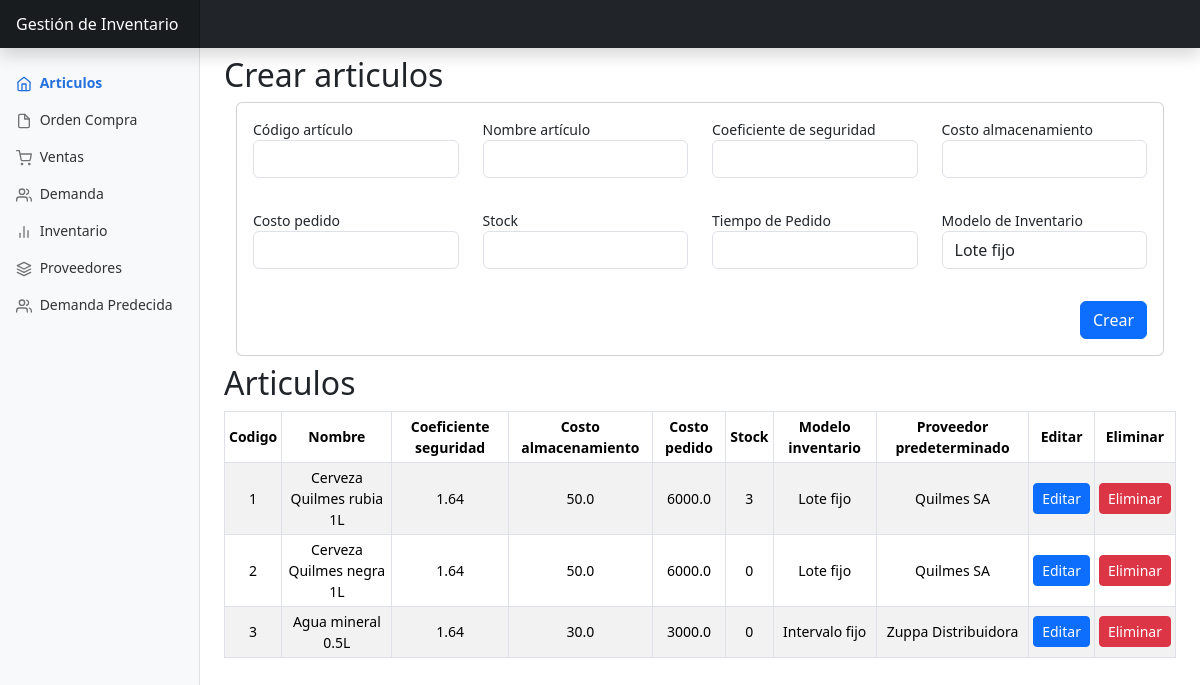
Page /articulos/ on the committed database.
### app/models.py (models this page shows, shortened)
class Articulo(db.Model):
    __tablename__ = 'articulo'
    id = db.Column(db.Integer, primary_key=True)
    codigo_articulo = db.Column(db.Integer, unique=True, nullable=False)
    nombre_articulo = db.Column(db.String(100), nullable=False)
    coeficiente_seguridad = db.Column(db.Float, nullable=False)
    costo_almacenamiento = db.Column(db.Float, nullable=False)
    costo_de_pedido = db.Column(db.Float, nullable=False)
    stock = db.Column(db.Integer, nullable=False)
    tiempo_de_pedido = db.Column(db.Integer)
    modelo_inventario_id = db.Column(db.Integer, db.ForeignKey('modelo_inventario.id'), nullable=False)
    detalle_proveedor_predeterminado_id = db.Column(db.Integer, db.ForeignKey('detalle_proveedor.id'))
    detalle_proveedor_predeterminado = db.relationship('DetalleProveedor', foreign_keys=[detalle_proveedor_predeterminado_id], backref='articulo_predeterminado', uselist=False)
    detalles_proveedor = db.relationship('DetalleProveedor', backref='articulo', foreign_keys='DetalleProveedor.articulo_id')
    ordenes_compra = db.relationship ('OrdenCompra',backref='articulo',lazy='dynamic')

class ModeloInventario(db.Model):
    __tablename__ = 'modelo_inventario'
    id = db.Column(db.Integer, primary_key=True)
    nombre = db.Column(db.String(100), nullable=False)
    articulos=db.relationship('Articulo', lazy='dynamic',backref='modelo_inventario')

class Proveedor(db.Model):
    __tablename__ = 'proveedor'
    id = db.Column(db.Integer, primary_key=True)
    nombre = db.Column(db.String(100), nullable=False)
    detalles_proveedor=db.relationship('DetalleProveedor',lazy='dynamic',backref='proveedor')

### app/views/articulos.py (the view, shortened to what this page needs)
@bp.route('/', methods=['GET', 'POST'])
def get_articulos():
    form_articulo_crear = ArticuloFormCrear()
    form_articulos_editar= ArticuloFormEditar()
    form_articulo_crear.modelo_inventario_id.choices = [(m.id, m.nombre) for m in ModeloInventario.query.all()]
    if form_articulo_crear.errors:
        flash(f'Errores en el formulario: {form_articulo_crear.errors}', 'danger')
        print("Errores del formulario:", form_articulo_crear.errors)
    articulos = Articulo.query.all()
    return render_template('articulos/index.html', articulos=articulos, form_articulo_crear=form_articulo_crear,form_articulos_editar=form_articulos_editar)

### app/forms.py
class ArticuloFormCrear(FlaskForm):
    codigo_articulo = IntegerField('Código artículo', validators=[DataRequired(), NumberRange(min=1)])
    nombre_articulo = StringField('Nombre artículo', validators=[DataRequired()])
    coeficiente_seguridad = FloatField('Coeficiente de seguridad', validators=[DataRequired(), NumberRange(min=0)])
    costo_almacenamiento = FloatField('Costo almacenamiento', validators=[DataRequired(), NumberRange(min=0)])
    costo_de_pedido = FloatField('Costo pedido', validators=[DataRequired(), NumberRange(min=0)])
    stock = IntegerField('Stock', validators=[NumberRange(min=0)])
    tiempo_de_pedido = IntegerField('Tiempo de Pedido', validators=[NumberRange(min=0)])
    modelo_inventario_id = SelectField('Modelo de Inventario', coerce=int, validators=[DataRequired()])
    submit = SubmitField('Crear')

class ArticuloFormEditar(FlaskForm):
    codigo_articulo = IntegerField('Código artículo', validators=[DataRequired(), NumberRange(min=1)])
    nombre_articulo = StringField('Nombre artículo', validators=[DataRequired()])
    coeficiente_seguridad = FloatField('Coeficiente de seguridad', validators=[DataRequired(), NumberRange(min=0)])
    costo_almacenamiento = FloatField('Costo almacenamiento', validators=[DataRequired(), NumberRange(min=0)])
    costo_de_pedido = FloatField('Costo pedido', validators=[DataRequired(), NumberRange(min=0)])
    stock = IntegerField('Stock', validators=[NumberRange(min=0)])
    tiempo_de_pedido = IntegerField('Tiempo de Pedido', validators=[NumberRange(min=0)])
    modelo_inventario_id = SelectField('Modelo de Inventario', coerce=int, validators=[DataRequired()])
    detalle_proveedor_predeterminado_id=SelectField('Proveedor predeterminado', coerce=int, validators=[DataRequired()])
    submit = SubmitField('Crear')

### app/templates/articulos/index.html (shortened to what this page needs)
{% extends 'base.html' %}
{% block body %}
<h2 class="mt-2">Crear articulos</h2>
<div class="container">
  <div class="card">
      <div class="card-body">
        <form method="POST">
          <div class="row mb-3">
            <div class="col">
              <label>{{ form_articulo_crear.codigo_articulo.label }}</label>
              {{ form_articulo_crear.codigo_articulo(class="form-control mb-3") }}
            </div>
            <div class="col">
              <label>{{ form_articulo_crear.nombre_articulo.label }}</label>
              {{ form_articulo_crear.nombre_articulo(class="form-control mb-3") }}
            </div>
            <div class="col">
              <label>{{ form_articulo_crear.coeficiente_seguridad.label }}</label>
              {{ form_articulo_crear.coeficiente_seguridad(class="form-control mb-3") }}
            </div>
            <div class="col">
              <label>{{ form_articulo_crear.costo_almacenamiento.label }}</label>
              {{ form_articulo_crear.costo_almacenamiento(class="form-control mb-3") }}
            </div>
          </div>
          <div class="row mb-3">
            <div class="col">
              <label>{{ form_articulo_crear.costo_de_pedido.label }}</label>
              {{ form_articulo_crear.costo_de_pedido(class="form-control mb-3") }}
            </div>
            <div class="col">
              <label>{{ form_articulo_crear.stock.label }}</label>
              {{ form_articulo_crear.stock(class="form-control mb-3") }}
            </div>
            <div class="col">
              <label>{{ form_articulo_crear.tiempo_de_pedido.label }}</label>
              {{ form_articulo_crear.tiempo_de_pedido(class="form-control mb-3") }}
            </div>
            <div class="col">
              <label>{{ form_articulo_crear.modelo_inventario_id.label }}</label>
              {{ form_articulo_crear.modelo_inventario_id(class="form-control mb-3") }}
            </div>
          </div>
          <div class="col d-flex justify-content-end">
            {{ form_articulo_crear.submit(class="btn btn-primary") }}
          </div>
        </form>
      </div>
  </div>
</div>
<h2 class="mt-2">Articulos</h2>
<div class="table-responsive">
  <table class="table table-striped table-sm table-bordered">
    <thead>
      <tr>
        <th scope="col" class="text-center align-middle">Codigo</th>
        <th scope="col" class="text-center align-middle">Nombre</th>
        <th scope="col" class="text-center align-middle">Coeficiente seguridad</th>
        <th scope="col" class="text-center align-middle">Costo almacenamiento</th>
        <th scope="col" class="text-center align-middle">Costo pedido</th>
        <th scope="col" class="text-center align-middle">Stock</th>
        <th scope="col" class="text-center align-middle">Modelo inventario</th>
        <th scope="col" class="text-center align-middle">Proveedor predeterminado</th>
        <th scope="col" class="text-center align-middle">Editar</th>
        <th scope="col" class="text-center align-middle">Eliminar</th>
      </tr>
    </thead>
    <tbody>
      {% for articulo in articulos %}
      <tr>
        <td class="text-center align-middle">{{articulo.codigo_articulo}}</td>
        <td class="text-center align-middle">{{articulo.nombre_articulo}}</td>
        <td class="text-center align-middle">{{articulo.coeficiente_seguridad}}</td>
        <td class="text-center align-middle">{{articulo.costo_almacenamiento}}</td>
        <td class="text-center align-middle">{{articulo.costo_de_pedido}}</td>
        <td class="text-center align-middle">{{articulo.stock}}</td>
        <td class="text-center align-middle">{{articulo.modelo_inventario.nombre}}</td>
        <td class="text-center align-middle">
          {% if articulo.detalle_proveedor_predeterminado %}
              {{ articulo.detalle_proveedor_predeterminado.proveedor.nombre }}
          {% else %}
              No asignado
          {% endif %}
        </td>
        <td class="text-center align-middle"> <a class="btn btn-primary btn-sm" href="{{ url_for('articulos.edit', id=articulo.id) }}">Editar</a></td>
        <td class="text-center align-middle"><button class="btn btn-danger btn-sm" id="btn-edit{{articulo.id}}" data-bs-toggle="modal" data-bs-target="#modalEliminar{{articulo.id}}">Eliminar</button></td>
      </tr>
      {% endfor %}
    </tbody>
  </table>
</div>
{% endblock %}

### app/templates/base.html (shortened to what this page needs)
<!DOCTYPE html>
<html lang="en">
<head>
    <link href="https://cdn.jsdelivr.net/npm/bootstrap@5.2.3/dist/css/bootstrap.min.css" rel="stylesheet">
    <link href="{{ url_for('static', filename='css/bootstrap.min.css') }}" rel="stylesheet">
    <link href="{{ url_for('static', filename='css/dashboard.css') }}" rel="stylesheet">
</head>
<body>
    <header class="navbar navbar-dark sticky-top bg-dark flex-md-nowrap p-0 shadow">
        <a class="navbar-brand col-md-3 col-lg-2 me-0 px-3" href="#">Gestión de Inventario</a>
      </header>
      <div class="container-fluid">
        <div class="row">
          <nav id="sidebarMenu" class="col-md-3 col-lg-2 d-md-block bg-light sidebar collapse">
            <div class="position-sticky pt-3">
              <ul class="nav flex-column">
                <li class="nav-item">
                  <a class="nav-link {% if request.path == url_for('articulos.get_articulos') %}active{% endif %}" aria-current="page"href="http://127.0.0.1:5000/articulos/">
                    <span data-feather="home"></span>
                    Articulos
                  </a>
                </li>
                <li class="nav-item">
                  <a class="nav-link {% if request.path == url_for('ordenCompra.get_ordenes_compra') %}active{% endif %}" href="http://127.0.0.1:5000/ordenCompra/">
                    <span data-feather="file"></span>
                    Orden Compra
                  </a>
                </li>
                <li class="nav-item">
                  <a class="nav-link {% if request.path == url_for('ventas.get_ventas') %}active{% endif %}"href="http://127.0.0.1:5000/ventas/">
                    <span data-feather="shopping-cart"></span>
                    Ventas
                  </a>
                </li>
                <li class="nav-item">
                  <a class="nav-link {% if request.path == url_for('demanda.get_demanda') %}active{% endif %}"href="http://127.0.0.1:5000/demanda/">
                    <span data-feather="users"></span>
                    Demanda
                  </a>
                </li>
                <li class="nav-item">
                  <a class="nav-link {% if request.path == url_for('inventario.articulos_a_reponer_bajo_stock') %}active{% endif %}" href="http://127.0.0.1:5000/inventario/">
                    <span data-feather="bar-chart-2"></span>
                    Inventario
                  </a>
                </li>
                <li class="nav-item">
                  <a class="nav-link {% if request.path == url_for('proveedores.index') %}active{% endif %}" href="http://127.0.0.1:5000/proveedores/">
                    <span data-feather="layers"></span>
                    Proveedores
                  </a>
                  <li class="nav-item">
                    <a class="nav-link {% if request.path == url_for('demanda_predecida.index') %}active{% endif %}" href="http://127.0.0.1:5000/demanda_predecida/">
                      <span data-feather="users"></span>
                      Demanda Predecida
                    </a>
                </li>
              </ul>
            </div>
          </nav>
          <main class="col-md-9 ms-sm-auto col-lg-10 px-md-4">
            {% block body %}{% endblock %}
          </main>
        </div>
      </div>
</body>
</html>

### app/static/css/dashboard.css (style rules this page uses)
body { font-size: .875rem; }
.feather { width: 16px; height: 16px; vertical-align: text-bottom; }
.sidebar { position: fixed; top: 0; bottom: 0; left: 0; z-index: 100; padding: 48px 0 0; box-shadow: inset -1px 0 0 rgba(0, 0, 0, .1); }
.sidebar .nav-link { font-weight: 500; color: #333; }
.sidebar .nav-link .feather { margin-right: 4px; color: #727272; }
.sidebar .nav-link.active { color: #2470dc; font-weight: bold; }
.sidebar .nav-link:hover .feather, .sidebar .nav-link.active .feather { color: inherit; }
.navbar-brand { padding-top: .75rem; padding-bottom: .75rem; font-size: 1rem; background-color: rgba(0, 0, 0, .25); box-shadow: inset -1px 0 0 rgba(0, 0, 0, .25); }

### rows in the picture
Articulo: codigo_articulo "1", nombre_articulo "Cerveza Quilmes rubia 1L", coeficiente_seguridad "1.64", costo_almacenamiento "50.0", costo_de_pedido "6000.0", stock "3", modelo_inventario.nombre "Lote fijo", detalle_proveedor_predeterminado.proveedor.nombre "Quilmes SA"
Articulo: codigo_articulo "2", nombre_articulo "Cerveza Quilmes negra 1L", coeficiente_seguridad "1.64", costo_almacenamiento "50.0", costo_de_pedido "6000.0", stock "0", modelo_inventario.nombre "Lote fijo", detalle_proveedor_predeterminado.proveedor.nombre "Quilmes SA"
Articulo: codigo_articulo "3", nombre_articulo "Agua mineral 0.5L", coeficiente_seguridad "1.64", costo_almacenamiento "30.0", costo_de_pedido "3000.0", stock "0", modelo_inventario.nombre "Intervalo fijo", detalle_proveedor_predeterminado.proveedor.nombre "Zuppa Distribuidora"
